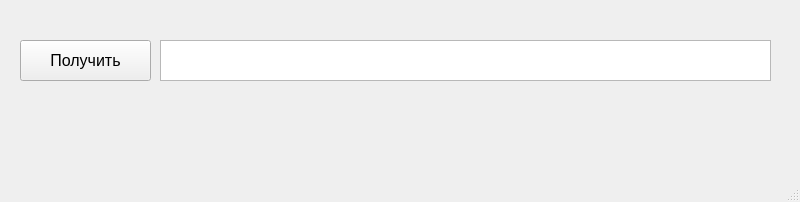
<?xml version="1.0" encoding="UTF-8"?>
<ui version="4.0">
 <class>MainWindow</class>
 <widget class="QMainWindow" name="MainWindow">
  <property name="geometry">
   <rect>
    <x>0</x>
    <y>0</y>
    <width>800</width>
    <height>202</height>
   </rect>
  </property>
  <property name="font">
   <font>
    <pointsize>12</pointsize>
   </font>
  </property>
  <property name="windowTitle">
   <string>MainWindow</string>
  </property>
  <widget class="QWidget" name="centralwidget">
   <widget class="QPushButton" name="pushButton">
    <property name="geometry">
     <rect>
      <x>20</x>
      <y>40</y>
      <width>131</width>
      <height>41</height>
     </rect>
    </property>
    <property name="text">
     <string>Получить</string>
    </property>
   </widget>
   <widget class="QTextEdit" name="textEdit">
    <property name="geometry">
     <rect>
      <x>160</x>
      <y>40</y>
      <width>611</width>
      <height>41</height>
     </rect>
    </property>
   </widget>
  </widget>
  <widget class="QMenuBar" name="menubar">
   <property name="geometry">
    <rect>
     <x>0</x>
     <y>0</y>
     <width>800</width>
     <height>34</height>
    </rect>
   </property>
  </widget>
  <widget class="QStatusBar" name="statusbar"/>
 </widget>
 <resources/>
 <connections/>
</ui>
